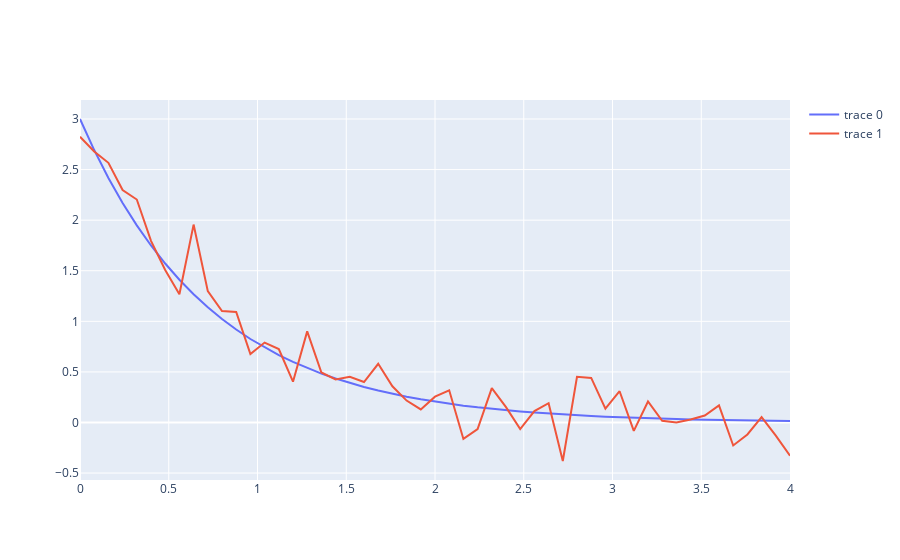

Notebook code cell kept with this figure:
### Markdown cell above
Para `Plotly`, cualquier objeto gráfico es representado en un árbol de atributos. Los atributos se componen de una lista de diccionarios de Python que representan las distintas características del gráfico.
Hay tres atributos básicos
- `data` que, justamente, representa los datos a graficar
- `layout`, que describe la representación del gráfico
- `frames`, que se utiliza para hacer animaciones.

En el caso del atributo `data`, tiene más de 40 tipos de diccionarios distintos, que se denominan `trazos` (_traces_). Cada uno de éstos representa un tipo de gráfico.

### Code cell
fig = go.Figure()

fig.add_trace(go.Scatter(
     x=x
    ,y=y))
fig.add_trace(go.Scatter(
     x=x
    ,y=medicion))
fig.show()
